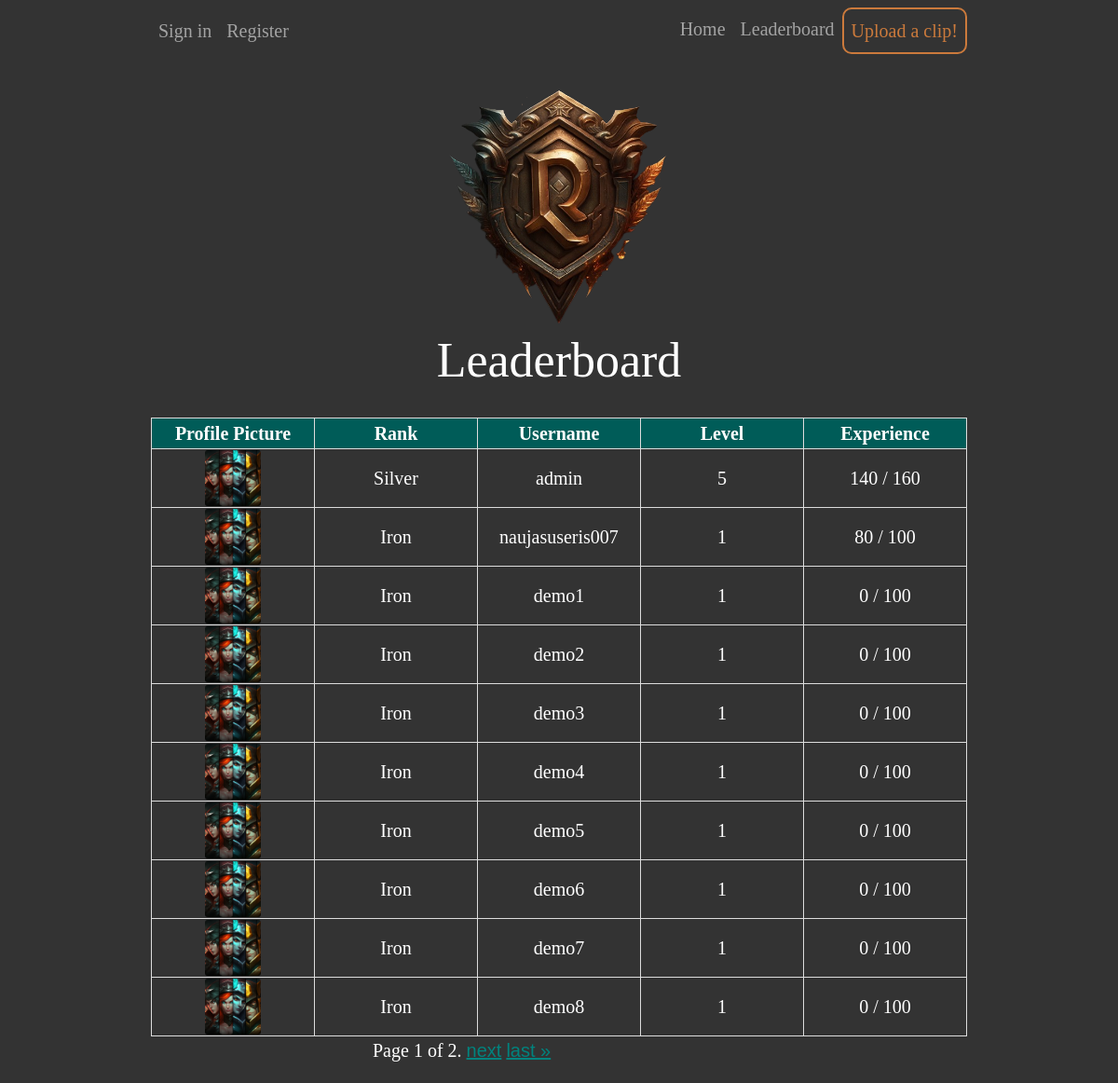
Page /leaderboard/ on the committed database.
### guesser/models.py (models this page shows, shortened)
class Profile(models.Model):
    user = models.OneToOneField(User, on_delete=models.CASCADE)
    profile_pic = models.ImageField(default="default.png", upload_to="profile_pics")
    exp_points = models.IntegerField(default=0)
    experience_needed = models.IntegerField(default=100)
    level = models.IntegerField(default=1)
    rank = models.CharField(max_length=20, default='Iron')

### guesser/views.py (the view)
# urls.py: path('leaderboard/', views.leaderboard, name='leaderboard'),
def leaderboard(request):
    profiles = Profile.objects.order_by('-level', '-exp_points')
    paginator = Paginator(profiles, 10)
    page_number = request.GET.get('page')
    page_obj = paginator.get_page(page_number)
    return render(request, 'leaderboard.html', {'page_obj': page_obj})

### guesser/templates/leaderboard.html (shortened to what this page needs)
{% extends "base.html" %}
{% block content %}
<img style="width: 270px; height: auto;" src="/media/logo.png">
<h2>Leaderboard</h2>
{% if page_obj %}
<div style="max-width: 1500px; min-width: 600px; margin: 0 auto; text-align: center;">
  <table class="leaderboard-table">
    <thead>
      <tr>
        <th>Profile Picture</th>
        <th>Rank</th>
        <th>Username</th>
        <th>Level</th>
        <th>Experience</th>
      </tr>
    </thead>
    <tbody>
      {% for profile in page_obj %}
        <tr>
          <td><img class="profile-pic" src="{{ profile.profile_pic.url }}" alt="{{ profile.user.username }}"></td>
          <td>{{ profile.rank }}</td>
          <td>{{ profile.user.username }}</td>
          <td>{{ profile.level }}</td>
          <td>{{ profile.exp_points }} / {{ profile.experience_needed }}</td>
        </tr>
      {% endfor %}
    </tbody>
  </table>
</div>
<div class="pagination" style="max-width: 400px; margin: 0 auto; text-align: center;">
  <span class="step-links">
    <span class="current-page">
      Page {{ page_obj.number }} of {{ page_obj.paginator.num_pages }}.
    </span>
    {% if page_obj.has_next %}
      <a class="link-url" href="?page={{ page_obj.next_page_number }}">next</a>
      <a class="link-url" href="?page={{ page_obj.paginator.num_pages }}">last &raquo;</a>
    {% endif %}
  </span>
</div>
{% endif %}
{% endblock %}

### guesser/static/css/styles.css (style rules this page uses)
body { background-color: #333333; color: #fff; font-family: BeaufortforLOL-Bold; font-size: 20px; }
body:before { display: none; }
.link-url { font-family:arial; color: #00837e; }
h2 { font-size: 52px; margin-bottom: 30px; }

### guesser/templates/leaderboard.html (style rules this page uses)
.leaderboard-table { width: 100%; border-collapse: collapse; table-layout: fixed; }
.leaderboard-table th, .leaderboard-table td { text-align: center; border: 1px solid #ddd; }
.leaderboard-table th { font-weight: bold; background-color: #005c58; color: #fff; }
.profile-pic { height: 60px; border-radius: 5%; border: none; }

### rows in the picture
Profile: profile_pic (placeholder picture), rank "Silver", user.username "admin", level "5", exp_points "140", experience_needed "160"
Profile: profile_pic (placeholder picture), rank "Iron", user.username "naujasuseris007", level "1", exp_points "80", experience_needed "100"
Profile: profile_pic (placeholder picture), rank "Iron", user.username "demo1", level "1", exp_points "0", experience_needed "100"
Profile: profile_pic (placeholder picture), rank "Iron", user.username "demo2", level "1", exp_points "0", experience_needed "100"
Profile: profile_pic (placeholder picture), rank "Iron", user.username "demo3", level "1", exp_points "0", experience_needed "100"
Profile: profile_pic (placeholder picture), rank "Iron", user.username "demo4", level "1", exp_points "0", experience_needed "100"
Profile: profile_pic (placeholder picture), rank "Iron", user.username "demo5", level "1", exp_points "0", experience_needed "100"
Profile: profile_pic (placeholder picture), rank "Iron", user.username "demo6", level "1", exp_points "0", experience_needed "100"
Profile: profile_pic (placeholder picture), rank "Iron", user.username "demo7", level "1", exp_points "0", experience_needed "100"
Profile: profile_pic (placeholder picture), rank "Iron", user.username "demo8", level "1", exp_points "0", experience_needed "100"

### other values in the picture
{{ page_obj.number }} "1"
{{ page_obj.paginator.num_pages }} "2"
